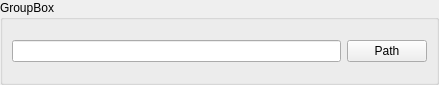
<?xml version="1.0" encoding="UTF-8"?>
<ui version="4.0">
 <class>FilePickerWidget</class>
 <widget class="QWidget" name="FilePickerWidget">
  <property name="geometry">
   <rect>
    <x>0</x>
    <y>0</y>
    <width>439</width>
    <height>85</height>
   </rect>
  </property>
  <property name="windowTitle">
   <string>Form</string>
  </property>
  <layout class="QHBoxLayout" name="horizontalLayout_2">
   <property name="spacing">
    <number>0</number>
   </property>
   <property name="leftMargin">
    <number>0</number>
   </property>
   <property name="topMargin">
    <number>0</number>
   </property>
   <property name="rightMargin">
    <number>0</number>
   </property>
   <property name="bottomMargin">
    <number>0</number>
   </property>
   <item>
    <widget class="QGroupBox" name="groupBox">
     <property name="title">
      <string>GroupBox</string>
     </property>
     <layout class="QHBoxLayout" name="horizontalLayout">
      <item>
       <widget class="QLineEdit" name="filePath"/>
      </item>
      <item>
       <widget class="QPushButton" name="pathButton">
        <property name="text">
         <string>Path</string>
        </property>
       </widget>
      </item>
     </layout>
    </widget>
   </item>
  </layout>
 </widget>
 <resources/>
 <connections/>
</ui>
